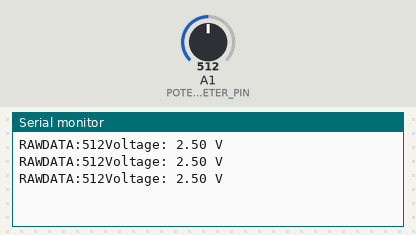
A sketch run on a simulated Arduino Uno, built with avr-gcc and run on an emulated ATmega328P. Parts: the last lines printed to the serial monitor. Inputs (shaded band) come from the test bench; at power-on: A1 (POTENTIOMETER_PIN) = 512.

Above: at 1.3 s.
1.4 s: A1 (POTENTIOMETER_PIN) set to 716
At 1.9 s:
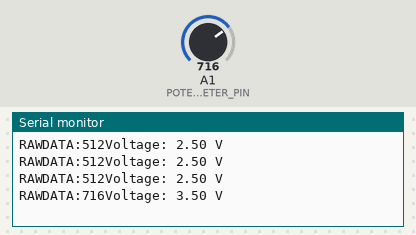
2.9 s: A1 (POTENTIOMETER_PIN) set to 900
At 3.4 s:
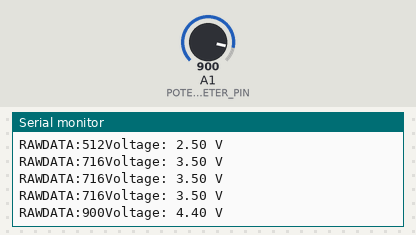
Timing chart, 0 to 5.9 s (numbered marks = the images above; inputs shaded):
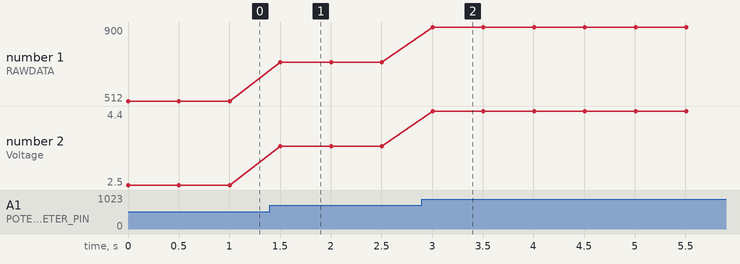

Measured:
- after the input at 1.4 s, the serial monitor: prints a new line after 0.10 s (image 1)
- after the input at 2.9 s, the serial monitor: prints a new line after 0.11 s (image 2)
- plotted number 1: 512 → 716 after the input at 1.4 s, 716 → 900 after the input at 2.9 s
- plotted number 2: 2.5 → 3.5 after the input at 1.4 s, 3.5 → 4.4 after the input at 2.9 s

The sketch:

EX-8-potentiometer.ino
```cpp
// Include necessary libraries
#include <Arduino.h>  // The Arduino core library

// Define pin constants
const int POTENTIOMETER_PIN = A1;  // Analog input pin

void setup() {
  // Initialize serial communication
  Serial.begin(9600);
}

void loop() {
  // Read the voltage from the potentiometer
  uint16_t sensorValue = analogRead(POTENTIOMETER_PIN);

  Serial.print("RAWDATA:");
  Serial.print(sensorValue);

  // Convert the sensor value to voltage (0-5V)
  float voltage = (sensorValue / 1023.0) * 5.0;

  // Print the voltage to the serial monitor
  Serial.print("Voltage: ");
  Serial.print(voltage, 2);  // Print with 2 decimal places
  Serial.println(" V");

  // Add a delay if needed
  delay(500);  // 500 milliseconds
}
```
